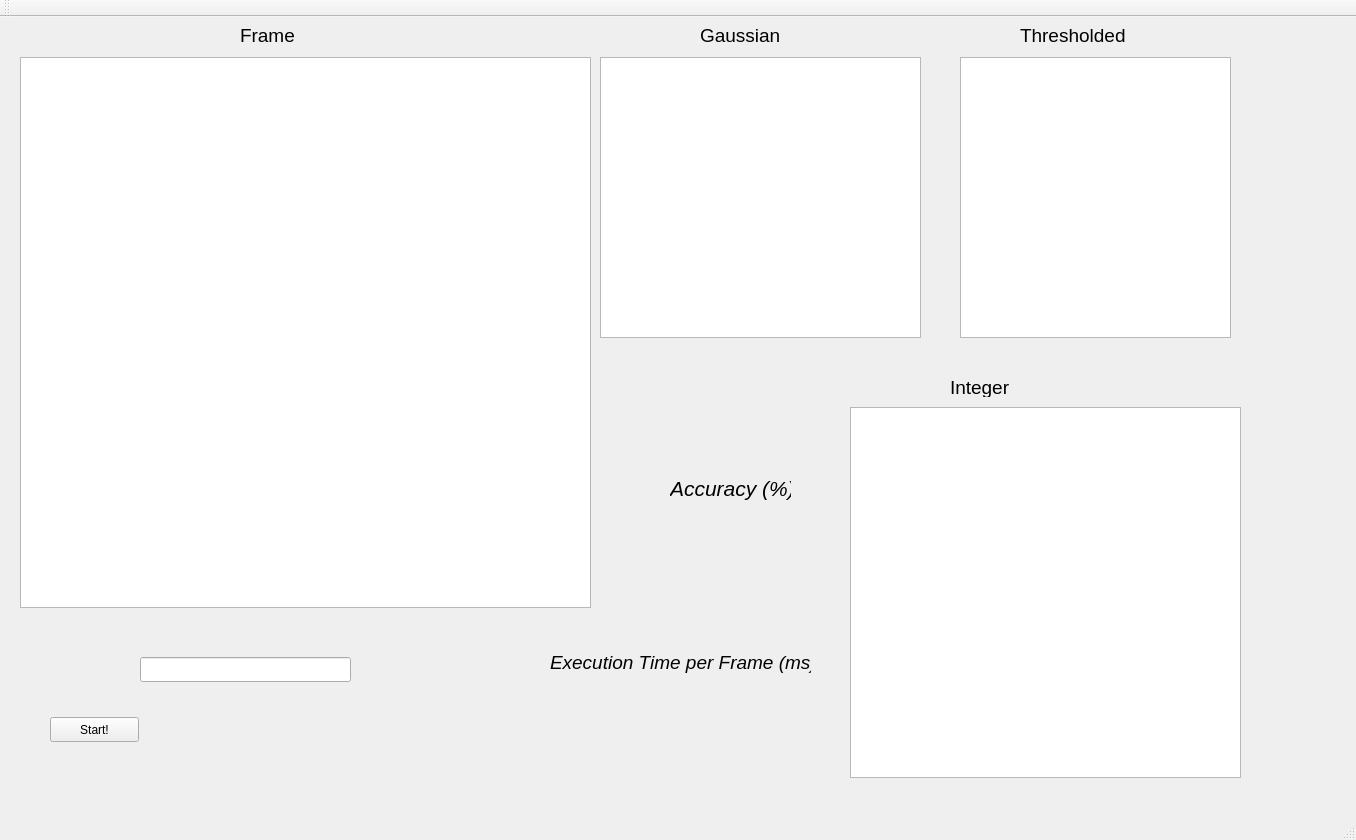
<?xml version="1.0" encoding="UTF-8"?>
<ui version="4.0">
 <class>MainWindow</class>
 <widget class="QMainWindow" name="MainWindow">
  <property name="geometry">
   <rect>
    <x>0</x>
    <y>0</y>
    <width>1356</width>
    <height>840</height>
   </rect>
  </property>
  <property name="windowTitle">
   <string>MainWindow</string>
  </property>
  <widget class="QWidget" name="centralWidget">
   <widget class="QGraphicsView" name="graphicsView">
    <property name="geometry">
     <rect>
      <x>20</x>
      <y>40</y>
      <width>571</width>
      <height>551</height>
     </rect>
    </property>
   </widget>
   <widget class="QLineEdit" name="videoEdit">
    <property name="geometry">
     <rect>
      <x>140</x>
      <y>640</y>
      <width>211</width>
      <height>25</height>
     </rect>
    </property>
   </widget>
   <widget class="QPushButton" name="pushButton">
    <property name="geometry">
     <rect>
      <x>50</x>
      <y>700</y>
      <width>89</width>
      <height>25</height>
     </rect>
    </property>
    <property name="text">
     <string>Start!</string>
    </property>
   </widget>
   <widget class="QLabel" name="label">
    <property name="geometry">
     <rect>
      <x>240</x>
      <y>10</y>
      <width>91</width>
      <height>17</height>
     </rect>
    </property>
    <property name="font">
     <font>
      <pointsize>14</pointsize>
     </font>
    </property>
    <property name="text">
     <string>Frame</string>
    </property>
   </widget>
   <widget class="QLabel" name="label_2">
    <property name="geometry">
     <rect>
      <x>700</x>
      <y>10</y>
      <width>91</width>
      <height>17</height>
     </rect>
    </property>
    <property name="font">
     <font>
      <pointsize>14</pointsize>
     </font>
    </property>
    <property name="text">
     <string>Gaussian</string>
    </property>
   </widget>
   <widget class="QGraphicsView" name="graphicsViewGauss">
    <property name="geometry">
     <rect>
      <x>600</x>
      <y>40</y>
      <width>321</width>
      <height>281</height>
     </rect>
    </property>
   </widget>
   <widget class="QGraphicsView" name="graphicsViewThres">
    <property name="geometry">
     <rect>
      <x>960</x>
      <y>40</y>
      <width>271</width>
      <height>281</height>
     </rect>
    </property>
   </widget>
   <widget class="QLabel" name="label_3">
    <property name="geometry">
     <rect>
      <x>1020</x>
      <y>10</y>
      <width>121</width>
      <height>17</height>
     </rect>
    </property>
    <property name="font">
     <font>
      <pointsize>14</pointsize>
     </font>
    </property>
    <property name="text">
     <string>Thresholded</string>
    </property>
   </widget>
   <widget class="QGraphicsView" name="graphicsViewPat">
    <property name="geometry">
     <rect>
      <x>850</x>
      <y>390</y>
      <width>391</width>
      <height>371</height>
     </rect>
    </property>
   </widget>
   <widget class="QLabel" name="label_4">
    <property name="geometry">
     <rect>
      <x>950</x>
      <y>360</y>
      <width>191</width>
      <height>20</height>
     </rect>
    </property>
    <property name="font">
     <font>
      <pointsize>14</pointsize>
     </font>
    </property>
    <property name="text">
     <string>Integer</string>
    </property>
   </widget>
   <widget class="QLabel" name="labelTime">
    <property name="geometry">
     <rect>
      <x>590</x>
      <y>660</y>
      <width>171</width>
      <height>91</height>
     </rect>
    </property>
    <property name="font">
     <font>
      <pointsize>20</pointsize>
      <italic>true</italic>
     </font>
    </property>
    <property name="text">
     <string/>
    </property>
   </widget>
   <widget class="QLabel" name="label_5">
    <property name="geometry">
     <rect>
      <x>550</x>
      <y>620</y>
      <width>261</width>
      <height>51</height>
     </rect>
    </property>
    <property name="font">
     <font>
      <pointsize>14</pointsize>
      <italic>true</italic>
     </font>
    </property>
    <property name="text">
     <string>Execution Time per Frame (ms)</string>
    </property>
   </widget>
   <widget class="QLabel" name="label_6">
    <property name="geometry">
     <rect>
      <x>670</x>
      <y>456</y>
      <width>121</width>
      <height>31</height>
     </rect>
    </property>
    <property name="font">
     <font>
      <pointsize>16</pointsize>
      <italic>true</italic>
     </font>
    </property>
    <property name="text">
     <string>Accuracy (%)</string>
    </property>
   </widget>
   <widget class="QLabel" name="labelAccuracy">
    <property name="geometry">
     <rect>
      <x>660</x>
      <y>500</y>
      <width>131</width>
      <height>61</height>
     </rect>
    </property>
    <property name="font">
     <font>
      <pointsize>15</pointsize>
     </font>
    </property>
    <property name="text">
     <string/>
    </property>
   </widget>
  </widget>
  <widget class="QMenuBar" name="menuBar">
   <property name="geometry">
    <rect>
     <x>0</x>
     <y>0</y>
     <width>1356</width>
     <height>22</height>
    </rect>
   </property>
  </widget>
  <widget class="QToolBar" name="mainToolBar">
   <attribute name="toolBarArea">
    <enum>TopToolBarArea</enum>
   </attribute>
   <attribute name="toolBarBreak">
    <bool>false</bool>
   </attribute>
  </widget>
  <widget class="QStatusBar" name="statusBar"/>
 </widget>
 <layoutdefault spacing="6" margin="11"/>
 <resources/>
 <connections/>
</ui>
